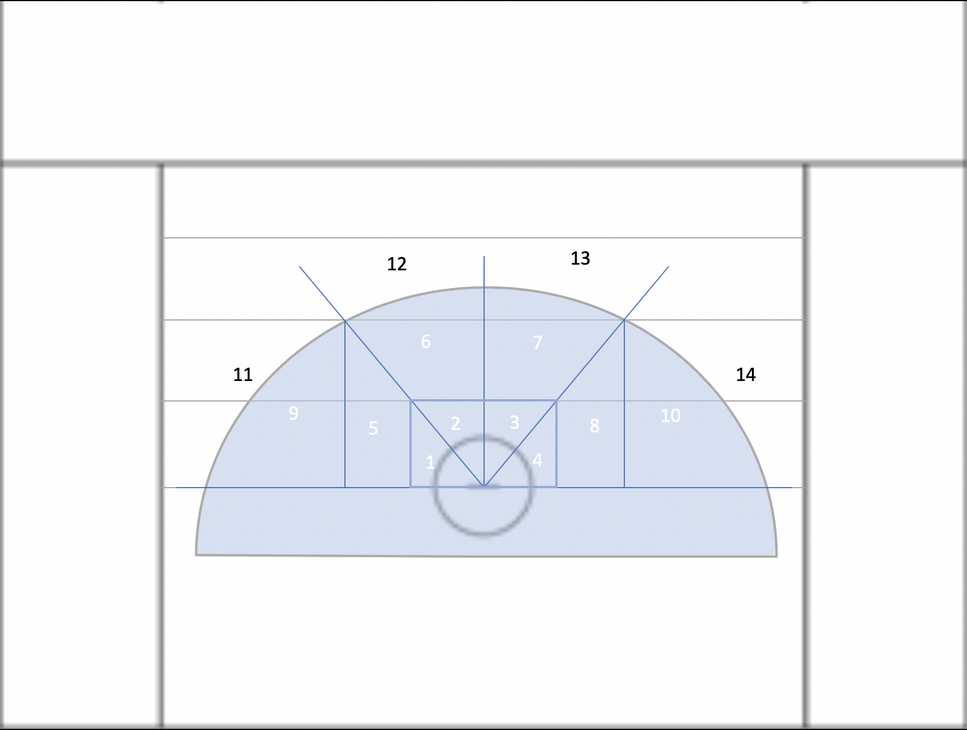
%> input picture Treibs2/field_location.png, 967 x 730 px, shrunk from 1696 x 1280 before the run
$ octave read_in_data.m   (GNU Octave 9; MATLAB toolbox functions it lacks are replaced by stand-ins)
%> lines starting %> are read from the running program, lines starting %| are printed output that depends on the picture
### shot_input.m
function [shot_x_loc, shot_y_loc, shot_goal, shot_save] = shot_input(total_shots)
% [shot_x_loc, shot_y_loc, shot_goal, shot_save] = shot_input(total_shots)
% This function takes in a user click as the shot location then prompts
% the user for the type of shot (goal, save, or missed net)

for i = 1:total_shots
%% IDENTIFY SHOT LOCATION

    crosshair = imread('crosshair.jpg');
    h=msgbox('Click the shot location','STEP 3 OF 4','custom',crosshair);

    if i < 2
        pause(3)
        if exist('h', 'var')
            delete(h);
            clear('h');
        end
    else
        pause(1)
        if exist('h', 'var')
            delete(h);
            clear('h');
        end
    end

    [x y] = ginput(1);
    shot_x_loc(i) = x;
    shot_y_loc(i) = y;

%% IDENTIFY SHOT TYPE

    shot_type = questdlg('Shot Type', ...
        'Shot Type', ...
        'Miss','Goal','Save','extra');
    % Handle response
    if shot_type == 'Miss'
        shot_goal(i) = 0;
        shot_save(i) = 0;
        scatter(shot_x_loc(i), shot_y_loc(i), 50, 'black', '*')
        hold on
    elseif shot_type == 'Goal'
        shot_goal(i) = 1;
        shot_save(i) = 0;
        scatter(shot_x_loc(i), shot_y_loc(i), 50, 'red', 'x')
        hold on
    elseif shot_type == 'Save'
        shot_goal(i) = 0;
        shot_save(i) = 1;
        scatter(shot_x_loc(i), shot_y_loc(i), 75, 'green', 'o')
        hold on
    end
end

end

### Treibs2/read_in_data.m
%% Lacrosse Shot Chart Data Entry
% By Robert Treiber III

%% INITIALIZING/ SETTING UP PROGRAM
clear all

field_zones = imread('field_location.png');
%> field_zones is the input picture: size 730x967x3 uint8; mean R, G, B 242.5, 244.1, 247
field = imread('Lacrossefield.png');
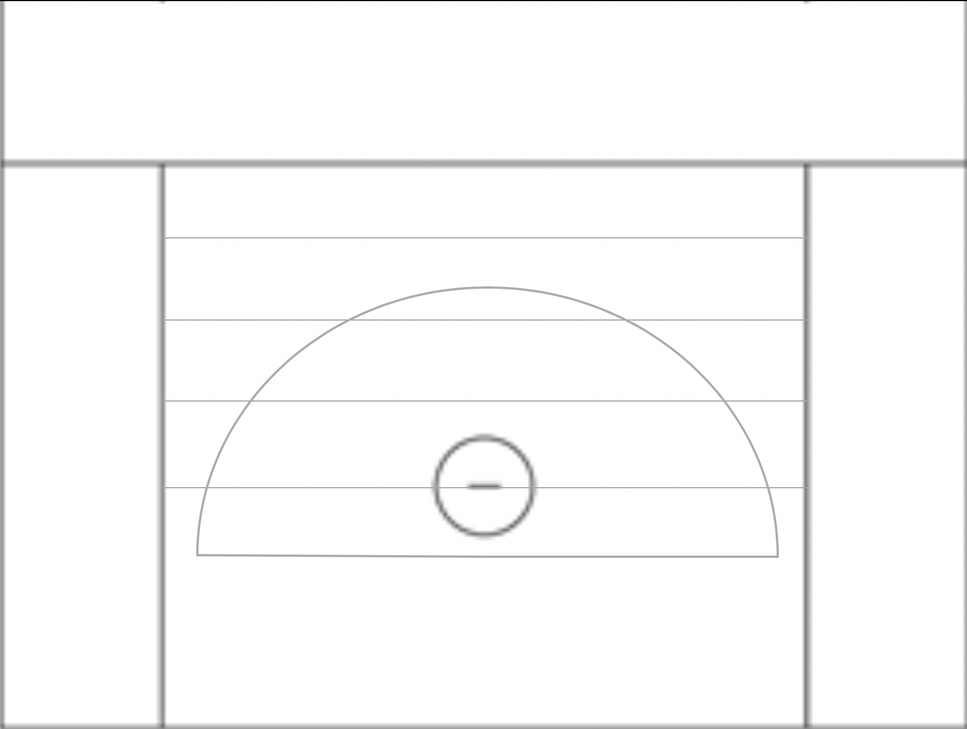
%> input picture Treibs2/Lacrossefield.png, 967 x 729 px, shrunk from 1696 x 1278 before the run
%> field is the input picture: size 729x967x3 uint8; mean R, G, B 249.9, 249.9, 249.9
figure
imshow(field)
hold on

% WELCOME BOX
type = questdlg('Welcome to the data entry function', ...
	'Data Entry', 'Begin', 'extra');
%> the answer given: extra


%% GAME NUMBER & NUMBER OF SHOTS
prompt = {'Opponent Number: ', 'Number of Shots: '};
title1 = 'STEP 1 OF 4';

type = inputdlg(prompt,title1);
%> the answer given: 3
%> the answer given: 3
    game.opp_num = str2double(type{1});
    total_shots = str2double(type{2});


%% SHOT INPUT (DATA ENTRY FUNCTION)
[shot_x_loc, shot_y_loc, shot_goal, shot_save] = shot_input(total_shots);
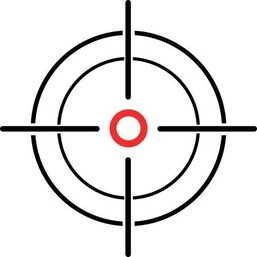
%> input picture Treibs2/crosshair.jpg, 257 x 257 px, shrunk from 450 x 450 before the run
%> in shot_input, crosshair is the input picture: size 257x257x3 uint8; mean R, G, B 231.6, 229.8, 229.8
%> in shot_input, `h=msgbox('Click the shot location','STEP 3 OF 4','custom',crosshair);`: h = []
%> the run ends on the next line
